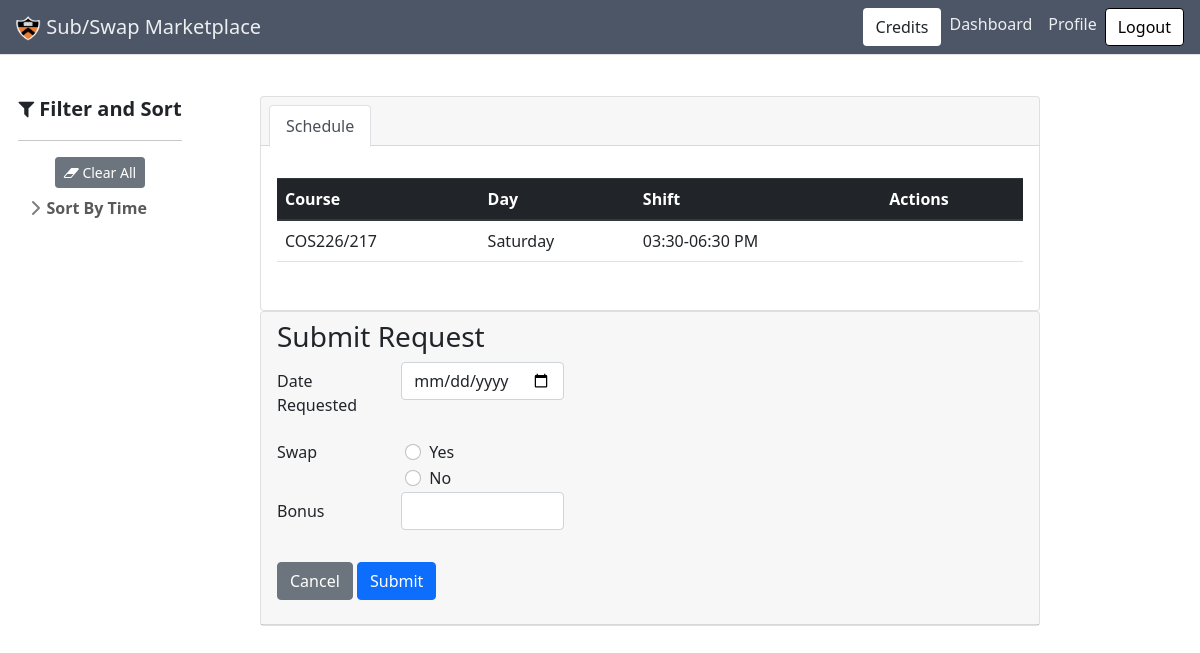
/shift/4/request (signed in), run on an earlier commit of the app's database.
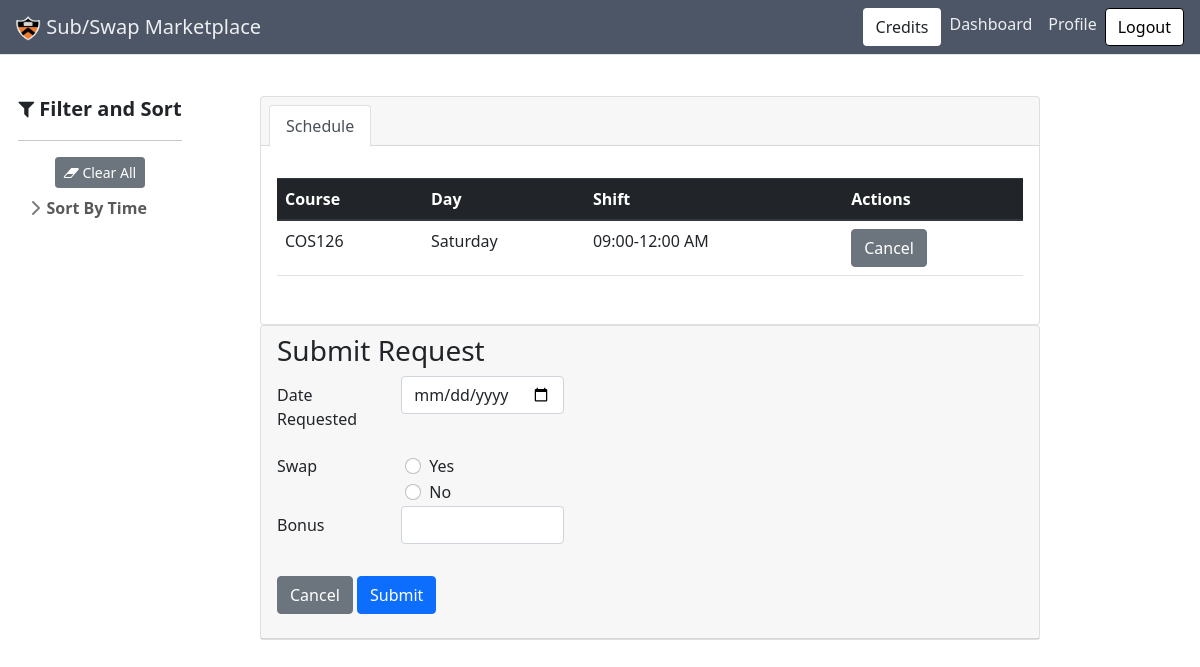
And on a later commit of the database.
### subapp/models.py (models this page shows, shortened)
class Shift(db.Model):
    id = db.Column(db.Integer, primary_key=True)
    day = db.Column(db.String(10), nullable=False)
    start = db.Column(db.Time, nullable=False)
    end = db.Column(db.Time, nullable=False)
    course = db.Column(db.String(120), nullable=False)
    staff = db.relationship(
        "User", secondary=a_assigned_shifts, back_populates="schedule")
    requests = db.relationship(
        "Request", secondary=a_requested_shifts, back_populates="shift")
    def formatted(self):
        s = self.start.strftime("%I:%M%p")
        e = self.end.strftime("%I:%M%p")
        return f"{self.day}, {s} - {e}"

### subapp/requests/routes.py (the view, shortened to what this page needs)
@requests.route("/shift/<shiftid>/request", methods=['POST', 'GET'])
@login_required
def create_request(shiftid):
    shift = Shift.query.filter_by(id=shiftid).first()
    form = RequestForm()
    all_shifts = Shift.query.all()
    form.swaps.choices = [(x.id, x.formatted()) for x in all_shifts]
    return render_template('requests/create_request.html', form=form, shiftid=int(shiftid), shifts=current_user.schedule)

### subapp/requests/forms.py
class RequestForm(FlaskForm):
    isSwap = RadioField('Is Swap', choices=[
                        ('True', 'Yes'), ('False', 'No')], validators=[DataRequired()])
    date_requested = DateField(
        'Date Requested', format='%Y-%m-%d', validators=[DataRequired()])
    bonus = IntegerField("Bonus")
    swaps = MultiCheckboxField('Shift', validate_choice=False)
    submit = SubmitField('Submit')

### subapp/models.py (called while the page is built)
@login_manager.user_loader
def load_user(user_id):
    return User.query.get(int(user_id))

### subapp/requests/templates/requests/create_request.html (shortened to what this page needs)
{% extends "main/base.html" %}
{% import "bootstrap/wtf.html" as wtf %}
{% block content %}
<div class="container-fluid">
  <div class="row align-items-start">
    <div class="sticky sidebar_container col-md-2">
      {% with tags_by_category=tags_by_category %} {% include
      "main/sidebar.html" %} {%endwith%}
    </div>
    <div class="col-md-9">
      <section class="py-5">
        <div class="items_container container px-4 px-lg-5">
          <div class="card pb-3">
            <div class="card-header">
              <ul class="nav nav-tabs card-header-tabs" id="bologna-list" role="tablist">
                <li class="nav-item">
                  <a class="nav-link active" href="#description" role="tab" aria-controls="description"
                    aria-selected="true">Schedule</a>
                </li>
              </ul>
            </div>
            <div class="card-body">
              <div class="tab-content mt-3">
                <div class="tab-pane active" id="description" role="tabpanel">
                  <table class="table">
                    <thead class="thead-dark">
                      <tr>
                        <th scope="col">Course</th>
                        <th scope="col">Day</th>
                        <th scope="col">Shift</th>
                        <th scope="col">Actions</th>
                      </tr>
                    </thead>
                    <tbody>
                      {% for shift in shifts %}
                      <tr>
                        <td>{{shift.course}}</td>
                        <td>{{shift.day}}</td>
                        <td> {{shift.start.strftime("%I:%M")}}-{{shift.end.strftime("%I:%M %p")}}</td>
                        <td>
                          {% if shift.id == shiftid %}
                          <a href="{{url_for('main.profile')}}" class="btn btn-secondary" role="button">Cancel</a>
                          {% endif %}
                        </td>
                      </tr>
                      {% endfor %}
                    </tbody>
                  </table>
                </div>
              </div>
            </div>
          </div>
          <div class="card">
            <div class="card-header">
              <h3>Submit Request</h3>
              <form method="POST" action="" enctype=multipart/form-data>
                <fieldset class="form-group">
                  <div class="row">
                    <div class="form-group row">
                      <label for="date_requested" class="col-sm-2 col-form-label">Date Requested</label>
                      <div class="col-sm-3">
                        {{ form.date_requested(class="form-control", id="date_requested", type="date") }}
                      </div>
                    </div>
                    <legend class="col-form-label col-sm-2 pt-0">Swap</legend>
                    <div class="col-sm-10">
                      {% for subfield in form.isSwap %}
                      <div class="form-check">
                        {{ subfield(class="form-check-input", id="swap_toggle") }}
                        {{ subfield.label(class="form-check-label") }}
                      </div>
                      {% endfor %}
                    </div>
                    <div class="form-group row">
                      <label for="bonus" class="col-sm-2 col-form-label">Bonus</label>
                      <div class="col-sm-3">
                        {{ form.bonus(class="form-control", id="bonus") }}
                      </div>
                    </div>
                  </div>
                </fieldset>
                <div class="form-group row">
                  <div class="col-sm-5">
                    <a class="btn btn-secondary" href="{{url_for('main.profile')}}">Cancel</a>
                    {{ form.submit(class="btn btn-primary") }}
                  </div>
                </div>
              </form>
            </div>
          </div>
        </div>
      </section>
    </div>
  </div>
</div>
<link rel="stylesheet"
  href="https://cdnjs.cloudflare.com/ajax/libs/bootstrap-datepicker/1.4.1/css/bootstrap-datepicker3.css" />
{% endblock content %}

What changed in the data, as far as the page shows it:
no longer on this page (row unchanged): Shift: course "COS226/217", day "Saturday", start "03:30", end "06:30 PM"
now on this page (row edited): Shift: course "COS126", day "Saturday", start "09:00", end "12:00 AM"
